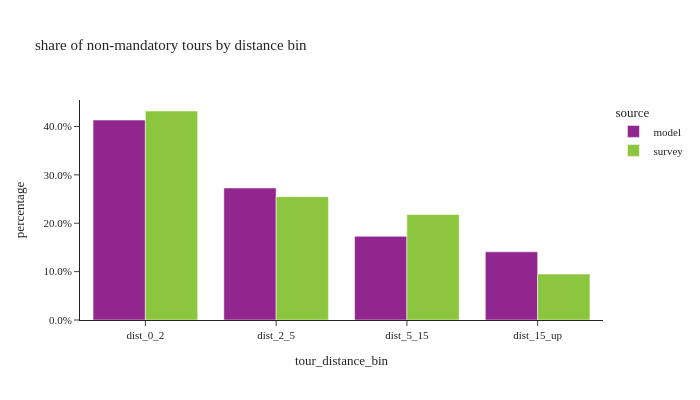

Source (notebook cell):
### Code cell
util.plot_share_barchart(non_m_tour_data, 'tour_weight', 'tour_distance_bin', title="share of non-mandatory tours by distance bin")

### Figure 1 — Plotly figure (JSON) as saved in the notebook; plotly's stock layout.template omitted (floating-point values rounded to 4 significant figures)
{"data": [{"alignmentgroup": "True", "customdata": [[1003010], [662088], [419599], [341996]], "hovertemplate": "source=model<br>tour_distance_bin=%{x}<br>percentage=%{y}<br>sample_size=%{customdata[0]}<extra></extra>", "legendgroup": "model", "marker": {"color": "#91268F", "pattern": {"shape": ""}}, "name": "model", "offsetgroup": "model", "orientation": "v", "showlegend": true, "textposition": "auto", "type": "bar", "x": ["dist_0_2", "dist_2_5", "dist_5_15", "dist_15_up"], "xaxis": "x", "y": [0.4133, 0.2728, 0.1729, 0.1409], "yaxis": "y"}, {"alignmentgroup": "True", "customdata": [[2972], [1564], [1433], [605]], "hovertemplate": "source=survey<br>tour_distance_bin=%{x}<br>percentage=%{y}<br>sample_size=%{customdata[0]}<extra></extra>", "legendgroup": "survey", "marker": {"color": "#8CC63E", "pattern": {"shape": ""}}, "name": "survey", "offsetgroup": "survey", "orientation": "v", "showlegend": true, "textposition": "auto", "type": "bar", "x": ["dist_0_2", "dist_2_5", "dist_5_15", "dist_15_up"], "xaxis": "x", "y": [0.432, 0.255, 0.218, 0.09492], "yaxis": "y"}], "layout": {"barmode": "group", "height": 400, "legend": {"title": {"text": "source"}, "tracegroupgap": 0}, "title": {"text": "share of non-mandatory tours by distance bin"}, "width": 700, "xaxis": {"anchor": "y", "domain": [0.0, 1.0], "title": {"text": "tour_distance_bin"}}, "yaxis": {"anchor": "x", "domain": [0.0, 1.0], "tickformat": ".1%", "title": {"text": "percentage"}}}}
